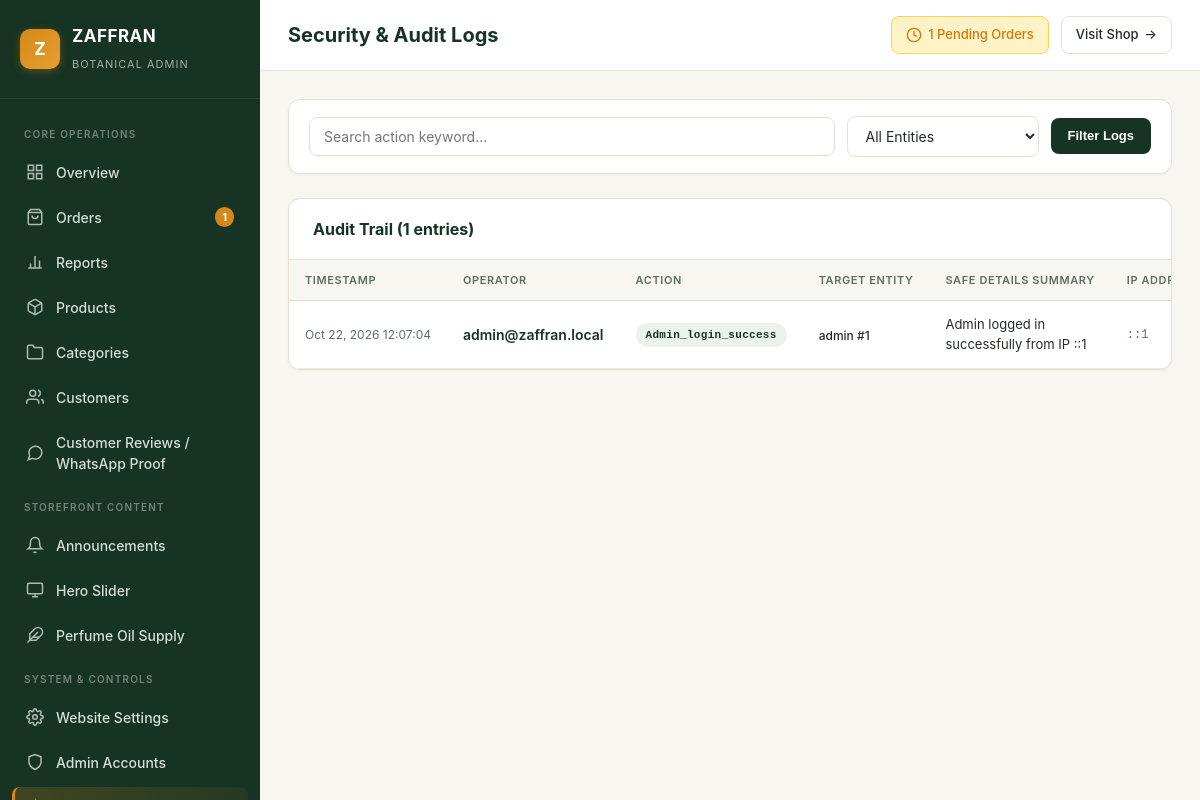
Screenshot of /admin/audit-logs.php (signed in) with the database file from the repository.
### tables this page shows
CREATE TABLE `admin_audit_logs` (
  `id` int(10) unsigned NOT NULL AUTO_INCREMENT,
  `admin_id` int(10) unsigned DEFAULT NULL,
  `admin_email` varchar(191) DEFAULT NULL,
  `action` varchar(100) NOT NULL,
  `entity_type` varchar(50) NOT NULL,
  `entity_id` varchar(50) DEFAULT NULL,
  `details` text DEFAULT NULL,
  `ip_address` varchar(45) DEFAULT NULL,
  `user_agent` varchar(255) DEFAULT NULL,
  `created_at` datetime NOT NULL DEFAULT current_timestamp(),
  PRIMARY KEY (`id`),
  KEY `idx_admin_id` (`admin_id`),
  KEY `idx_entity` (`entity_type`,`entity_id`),
  KEY `idx_created_at` (`created_at`)
);

### admin/audit-logs.php (the view, shortened to what this page needs)
<?php
require_once __DIR__ . '/header.php';
$db = getDbConnection();
$page = max(1, (int)($_GET['page'] ?? 1));
$perPage = 25;
$offset = ($page - 1) * $perPage;
$actionFilter = trim($_GET['action'] ?? '');
$where = [];
$params = [];
$whereSql = !empty($where) ? 'WHERE ' . implode(' AND ', $where) : '';
$countStmt = $db->prepare("SELECT COUNT(*) FROM admin_audit_logs {$whereSql}");
$countStmt->execute($params);
$totalLogs = (int)$countStmt->fetchColumn();
$query = "SELECT * FROM admin_audit_logs {$whereSql} ORDER BY id DESC LIMIT {$perPage} OFFSET {$offset}";
$stmt = $db->prepare($query);
$stmt->execute($params);
$logs = $stmt->fetchAll();
?>
<div class="admin-card">
  <div class="admin-card-body" style="padding: 16px 20px;">
    <form method="GET" action="audit-logs.php" style="display: flex; flex-wrap: wrap; gap: 12px; align-items: center;">
      <div style="flex: 1; min-width: 200px;">
        <input type="text" name="action" class="form-control" placeholder="Search action keyword..." value="<?php echo htmlspecialchars($actionFilter); ?>">
      </div>
      <div style="min-width: 180px;">
        <select name="entity" class="form-control">
          <option value="">All Entities</option>
        </select>
      </div>
      <button type="submit" class="btn btn-primary">Filter Logs</button>
    </form>
  </div>
</div>
<div class="admin-card">
  <div class="admin-card-header">
    <div class="admin-card-title">Audit Trail (<?php echo number_format($totalLogs); ?> entries)</div>
  </div>
  <div class="admin-card-body" style="padding: 0;">
    <div class="table-responsive">
      <table class="admin-table">
        <thead>
          <tr>
            <th>Timestamp</th>
            <th>Operator</th>
            <th>Action</th>
            <th>Target Entity</th>
            <th>Safe Details Summary</th>
            <th>IP Address</th>
          </tr>
        </thead>
        <tbody>
          <?php if (empty($logs)): ?>
            <tr>
              <td colspan="6" style="text-align: center; padding: 36px; color: var(--admin-text-muted);">
                No audit logs recorded yet.
              </td>
            </tr>
          <?php else: ?>
            <?php foreach ($logs as $l): ?>
              <tr>
                <td style="font-size: 12px; color: var(--admin-text-muted); white-space: nowrap;">
                  <?php echo date('M d, Y H:i:s', strtotime($l['created_at'])); ?>
                </td>
                <td>
                  <span style="font-weight: 600; color: var(--admin-forest);">
                    <?php echo htmlspecialchars($l['admin_email'] ?: 'System'); ?>
                  </span>
                </td>
                <td>
                  <span class="badge" style="background: #EBF2EC; color: var(--admin-forest); font-family: monospace;">
                    <?php echo htmlspecialchars($l['action']); ?>
                  </span>
                </td>
                <td>
                  <span style="font-size: 12px; font-weight: 500;">
                    <?php echo htmlspecialchars($l['entity_type']); ?>
                    <?php if (!empty($l['entity_id'])): ?>
                      #<?php echo htmlspecialchars($l['entity_id']); ?>
                    <?php endif; ?>
                  </span>
                </td>
                <td style="font-size: 13px; max-width: 380px;">
                  <?php echo htmlspecialchars($l['details'] ?: '—'); ?>
                </td>
                <td style="font-family: monospace; font-size: 12px; color: var(--admin-text-muted);">
                  <?php echo htmlspecialchars($l['ip_address'] ?: '127.0.0.1'); ?>
                </td>
              </tr>
            <?php endforeach; ?>
          <?php endif; ?>
        </tbody>
      </table>
    </div>
  </div>
</div>
<?php require_once __DIR__ . '/footer.php'; ?>

### admin/admin.css (style rules this page uses)
:root { --admin-bg: #F8F6F0; --admin-card: #FFFFFF; --admin-card-border: #E8E2D5; --admin-forest: #163323; --admin-forest-hover: #1e4530; --admin-forest-dark: #0f2318; --admin-sage: #3D6B4F; --admin-sage-light: #EBF2EC; --admin-saffron: #D4881A; --admin-saffron-light: #FFF4E5; --admin-saffron-dark: #B36F0F; --admin-text-main: #232B25; --admin-text-muted: #5C6E63; --admin-border: #E2DBD0; --admin-border-subtle: #EDE7DD; --admin-danger: #C0392B; --admin-danger-light: #FDE8E8; --admin-success: #1E7E34; --admin-success-light: #E8F5E9; --admin-warning: #D97706; --admin-warning-light: #FEF3C7; --admin-info: #2B6CB0; --admin-info-light: #EBF8FF; --admin-font: -apple-system, BlinkMacSystemFont, "Segoe UI", Roboto, "Helvetica Neue", Arial, sans-serif; --admin-sidebar-width: 260px; --admin-radius: 12px; --admin-radius-sm: 8px; --admin-shadow-sm: 0 1px 3px rgba(22, 51, 35, 0.05); --admin-shadow-md: 0 4px 12px rgba(22, 51, 35, 0.06); --admin-shadow-lg: 0 10px 24px rgba(22, 51, 35, 0.08); }
* { box-sizing: border-box; margin: 0; padding: 0; }
body.admin-body { font-family: var(--admin-font); background-color: var(--admin-bg); color: var(--admin-text-main); line-height: 1.5; -webkit-font-smoothing: antialiased; min-height: 100vh; }
.admin-card { background: var(--admin-card); border: 1px solid var(--admin-card-border); border-radius: var(--admin-radius); box-shadow: var(--admin-shadow-sm); margin-bottom: 24px; overflow: hidden; }
.admin-card-header { padding: 18px 24px; border-bottom: 1px solid var(--admin-card-border); display: flex; align-items: center; justify-content: space-between; flex-wrap: wrap; gap: 12px; }
.admin-card-title { font-size: 16px; font-weight: 700; color: var(--admin-forest); }
.admin-card-body { padding: 24px; }
.table-responsive { width: 100%; overflow-x: auto; }
.admin-table { width: 100%; border-collapse: collapse; text-align: left; font-size: 14px; }
.admin-table th { background: #F8F6F0; color: var(--admin-text-muted); font-weight: 600; text-transform: uppercase; font-size: 11px; letter-spacing: 0.6px; padding: 12px 16px; border-bottom: 1px solid var(--admin-border); white-space: nowrap; }
.admin-table td { padding: 14px 16px; border-bottom: 1px solid var(--admin-border-subtle); color: var(--admin-text-main); vertical-align: middle; }
.badge { display: inline-flex; align-items: center; gap: 4px; padding: 4px 10px; border-radius: 20px; font-size: 11px; font-weight: 600; text-transform: capitalize; letter-spacing: 0.3px; }
.btn { display: inline-flex; align-items: center; justify-content: center; gap: 8px; padding: 9px 16px; border-radius: var(--admin-radius-sm); font-size: 13px; font-weight: 600; text-decoration: none; cursor: pointer; border: 1px solid transparent; transition: all 0.15s ease; line-height: 1.2; }
.btn-primary { background: var(--admin-forest); color: #FFFFFF; }
.form-control { width: 100%; padding: 10px 14px; font-size: 14px; font-family: inherit; color: var(--admin-text-main); background: #FFFFFF; border: 1px solid var(--admin-card-border); border-radius: var(--admin-radius-sm); transition: border-color 0.15s ease, box-shadow 0.15s ease; }

### rows the page displays
admin_audit_logs: created_at "Oct 22, 2026 12:07:04", admin_email "admin@zaffran.local", action "Admin_login_success", entity_type "admin", entity "1", details "Admin logged in successfully from IP ::1", ip_address "::1"

### other values shown
$pendingOrdersCount "1"
$pageTitle "Security & Audit Logs"
$totalLogs "1"
